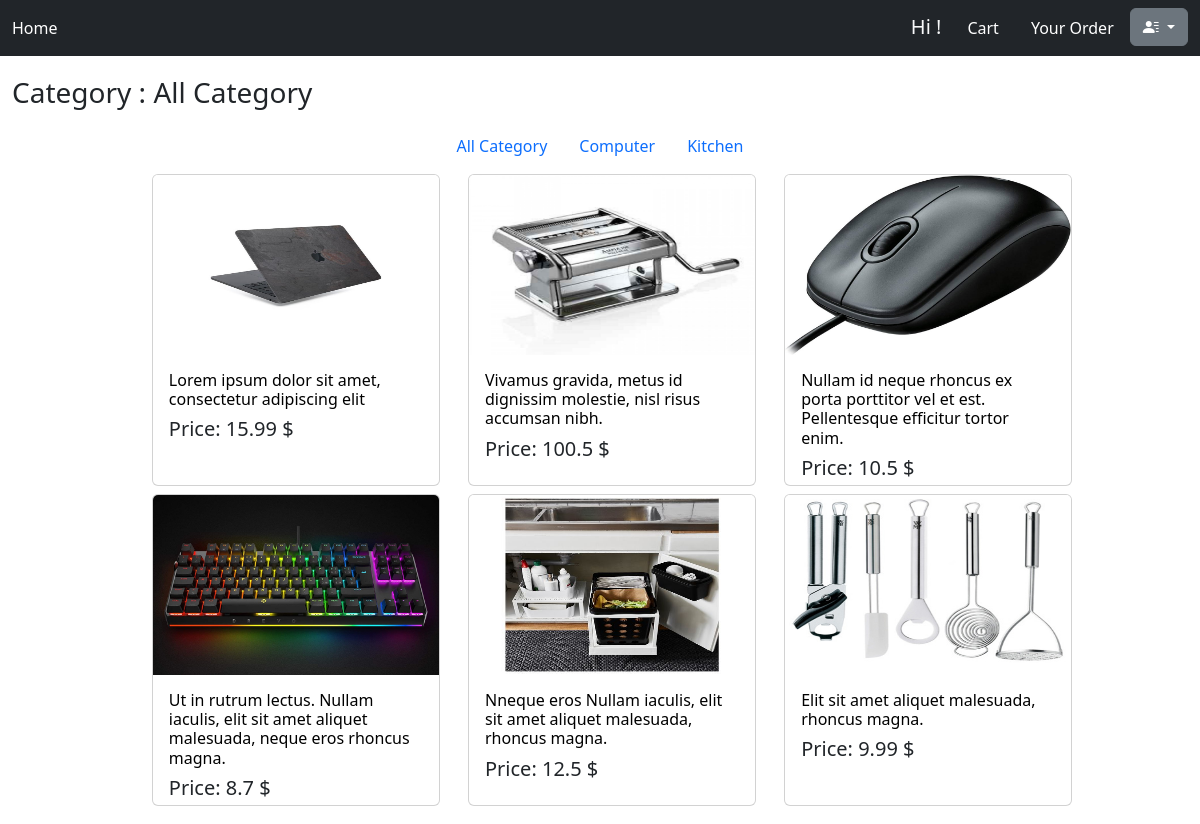
Screenshot of / (signed in) with the database file from the repository.
### shopOnline/models.py (models this page shows)
class Item(models.Model):
    name = models.CharField(max_length=1200, db_index=True)
    image = models.ImageField(null=True, upload_to='images/', blank=True)
    price = models.FloatField(default=0)
    description = models.CharField(blank=True, max_length=10000, db_index=True)
    categories=models.ForeignKey(Categories,on_delete=models.CASCADE,default=None)

### shopOnline/views.py (the view)
# urls.py: path('',listofItem.as_view(),name='shop'),
class listofItem(ListView):
    context_object_name = "list_items"
    template_name = "shopOnline/shop.html"
    def get_queryset(self, *args, **kwargs):
        pk_list = self.kwargs
        if pk_list =={}:
            queryset = Item.objects.filter()
        else:
            queryset = Item.objects.filter(categories=pk_list['pk'])
            print(queryset.values())
        return queryset
    def get_context_data(self, **kwargs):
        context = super().get_context_data(**kwargs)
        pk_list = self.kwargs
        if pk_list =={}:
            context["nameCategory"]="All Category"
        else:
            queryC=Item.objects.filter(pk=pk_list['pk']).select_related("categories").all()
            for item in queryC:
                context["nameCategory"] = item.categories.name
        item_id_cart = []
        Cart(self.request)
        if self.request.session['cart']:
            session_cart = self.request.session['cart']
            for item in session_cart:
                item_id_cart.append(int(item))
            context["cart_id"]=item_id_cart
        print(self.request.user.pk)
        return context

### cart/context_processor.py (called while the page is built)
def cart(request):
    return {'cart':Cart(request)}

### shopOnline/templates/shopOnline/shop.html
{% extends 'base.html' %} }
{% load static %}
{% block content %}
<div style="text-align: center;padding-top: 1vw">
<div style="float: left;">
<h3>Category : {{ nameCategory }}</h3>
</div>
<ul class="nav justify-content-center" style="margin-top: 50px">
  <li class="nav-item">
    <a class="nav-link active" aria-current="page" href={% url 'shop' %}>All Category </a>
  </li>
  <li class="nav-item">
    <a class="nav-link" href={% url 'shopCategoria' 1 %}>Computer</a>
  </li>
  <li class="nav-item">
    <a class="nav-link" href={% url 'shopCategoria' 2 %}>Kitchen</a>
  </li>
</ul>
    {% for item in list_items %}
        <div class="card mt-2 ms-4" style="width: 18rem; display: inline-flex;height: 26vw">
         <a href="{% url 'detail_item' item.pk%}">
            <img  src={{ MEDIA_URL }}{{ item.image }} class="card-img-top" style="height: 15vw" > </a>
         <div class="card-body" style="text-align: left">
      <a href="{% url 'detail_item' item.pk%}" class="link-offset-2 link-underline link-underline-opacity-0" style="text-decoration: none;color: black;}"> <h6 class="card-title" style=":hover {color: blue}:visited {color: cornflowerblue}" >{{ item.name }}</h6> </a>
      <h5 style="left: 0">Price: {{ item.price }} $</h5>
  </div>
    </div>
     {% endfor %}
</div>
{% endblock %}

### rows the page displays
Item: image (picture), name "Lorem ipsum dolor sit amet, consectetur adipiscing elit", price "15.99"
Item: image (picture), name "Vivamus gravida, metus id dignissim molestie, nisl risus accumsan nibh.", price "100.5"
Item: image (picture), name "Nullam id neque rhoncus ex porta porttitor vel et est. Pellentesque efficitur tortor enim.", price "10.5"
Item: image (picture), name "Ut in rutrum lectus. Nullam iaculis, elit sit amet aliquet malesuada, neque eros rhoncus magna.", price "8.7"
Item: image (picture), name "Nneque eros Nullam iaculis, elit sit amet aliquet malesuada, rhoncus magna.", price "12.5"
Item: image (picture), name "Elit sit amet aliquet malesuada, rhoncus magna.", price "9.99"

### other values shown
{{ nameCategory }} "All Category"
